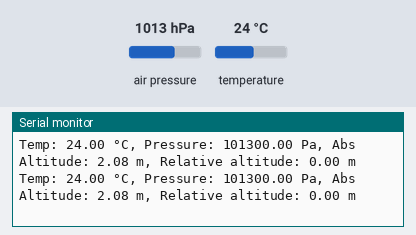
The sketch below on a simulated Arduino Uno, built with avr-gcc and run on an emulated ATmega328P. Parts: the last lines printed to the serial monitor. Inputs (shaded band) come from the test bench; at power-on: air pressure 1013 hPa, temperature 24 °C. Storage starts empty.

Above: at 1.2 s.
1.3 s: air pressure set to 1000 hPa
At 1.54 s:
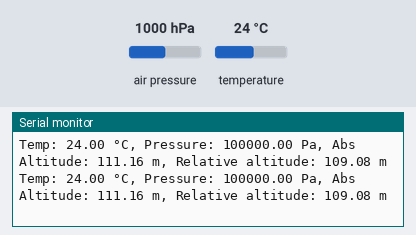
4.3 s: temperature set to 12 °C
At 4.37 s:
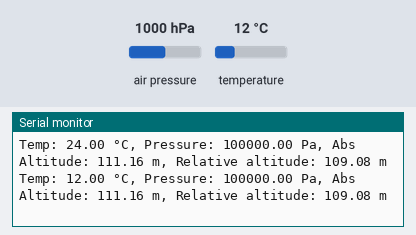
5.8 s: air pressure set to 952 hPa
At 5.84 s:
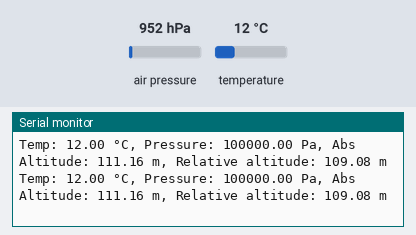
8.8 s: air pressure set to 1048 hPa
At 8.84 s:
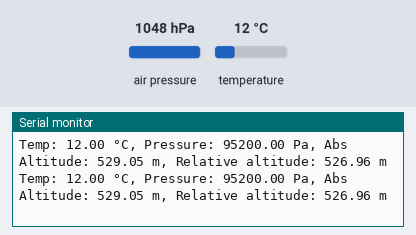
11.8 s: air pressure set to 975 hPa
At 11.83 s:
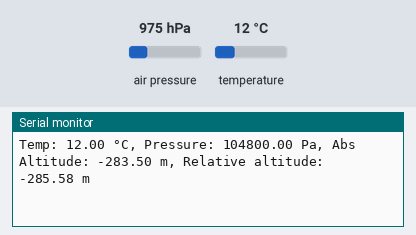
14.8 s: air pressure set to 1025 hPa
At 18.74 s:
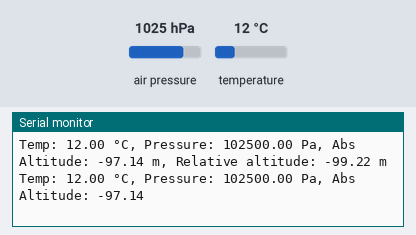
Timing chart, 0 to 18.8 s (numbered marks = the images above; inputs shaded):
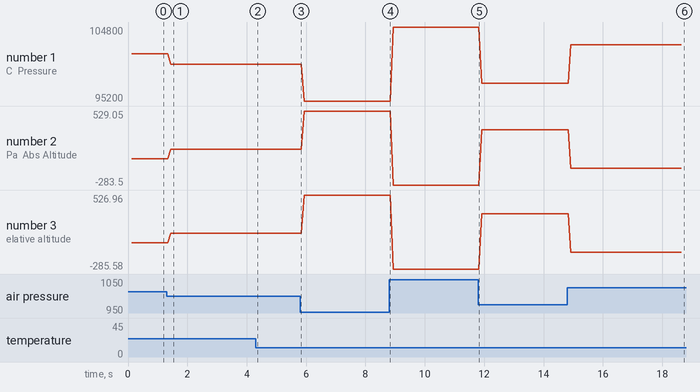

The sketch:

Electronics_Intro_Project_1.ino
```cpp
#include <Wire.h>
#include <Adafruit_BMP085.h>
#include <SD.h>
//test connection.
Adafruit_BMP085 bmp; // creating an object called bmp. bmp is the instance i use to called functions.
File logFile;  // variable name 'logFile' of type file. Can write into this file as well.

const int chipSelect = 5; // SD card CS pin on ArduinoNano
// Constants for the Barometric formula. (Apporximately accurate up to 10km)
const float T0 = 288.15; // Temp in kelvin, maybe we could change this so T = the first temp entry from our BMP data.
const float L = 0.0065; // rate of temp decrease with increasing altitude.
const float R = 287.05; // units of J/kgK,
const float P0 = 101325.0; // pressure in pascal at sea level.
const float g = 9.80665; // gravity accel (m/s2)
// Defining some initial global variables.
float pressure_init; // variable to store the initial starting pressure
float altitude_init; // variable to store the corresponding starting altitude.

// applying the barometric fomula for calc altitude.
float calculateAltitude(float P) {

  float coeff = T0/L;
  float P_ratio = P/P0;
  float expon = -(R*L)/g;
  float alti = coeff * (pow(P_ratio, expon) - 1.0); // applying the barometric formula.
  return alti; // returning the altitude in meters.
}

void setup() {
  Serial.begin(9600);
  Wire.begin();
  while (!bmp.begin()) { // bmp.being() attempts to initialise the sensor. ! = not.
    Serial.println("Could not connect to BMP180 sensor.");
  }

  while (!SD.begin(chipSelect)) { // SD.begin() attempts to initialise the SD card reader.
    Serial.println("SD card init failed");
  }
  Serial.println("SD card initialised");

  pressure_init = bmp.readPressure(); // Pa reading, starting pressure.
  Serial.print("Initial pressure (Pa): ");
  Serial.println(pressure_init);
  altitude_init = calculateAltitude(pressure_init);
  Serial.print("Initial altitude (m): ");
  Serial.println(altitude_init);


  logFile = SD.open("data.txt", FILE_WRITE);
  if (logFile) {
    logFile.println("Time(ms),Temperature(C),Pressure(Pa),ABS Altitude(m),Rel Altitude(m)");
    logFile.flush();
    Serial.println("Logging started");
  }  else {
    Serial.println("Failed to open data.txt");
  }
}

void loop() {
  float temperature = bmp.readTemperature();
  float pressure = bmp.readPressure() ; // Pa
  float abs_altitude = calculateAltitude(pressure);
  float rel_altitude = abs_altitude - altitude_init;

  Serial.print("Temp: ");
  Serial.print(temperature);
  Serial.print(" °C, Pressure: ");
  Serial.print(pressure);
  Serial.print(" Pa, Abs Altitude: ");
  Serial.print(abs_altitude);
  Serial.print(" m, Relative altitude: ");
  Serial.print(rel_altitude);
  Serial.println(" m");

  logFile.print(millis());
  logFile.print(",");
  logFile.print(temperature);
  logFile.print(",");
  logFile.print(pressure);
  logFile.print(",");
  logFile.print(abs_altitude);
  logFile.print(",");
  logFile.println(rel_altitude);
  logFile.flush();
}
```

Measured:
- after the input at 1.3 s, the serial monitor: prints a new line after 0.13 s (image 1)
- after the input at 4.3 s, the serial monitor: prints a new line after 0.07 s (image 2)
- after the input at 14.8 s, the serial monitor: prints a new line after 0.12 s (image 6)
- plotted number 1: 101300 → 100000 after the input at 1.3 s, 100000 → 95200 after the input at 5.8 s, 95200 → 104800 after the input at 8.8 s, 104800 → 97500 after the input at 11.8 s, 97500 → 102500 after the input at 14.8 s
- plotted number 2: 2.08 → 111.16 after the input at 1.3 s, 111.16 → 529.05 after the input at 5.8 s, 529.05 → -283.5 after the input at 8.8 s, -283.5 → 325.76 after the input at 11.8 s, 325.76 → -97.14 after the input at 14.8 s
- plotted number 3: 0 → 109.08 after the input at 1.3 s, 109.08 → 526.96 after the input at 5.8 s, 526.96 → -285.58 after the input at 8.8 s, -285.58 → 323.67 after the input at 11.8 s, 323.67 → -99.22 after the input at 14.8 s
